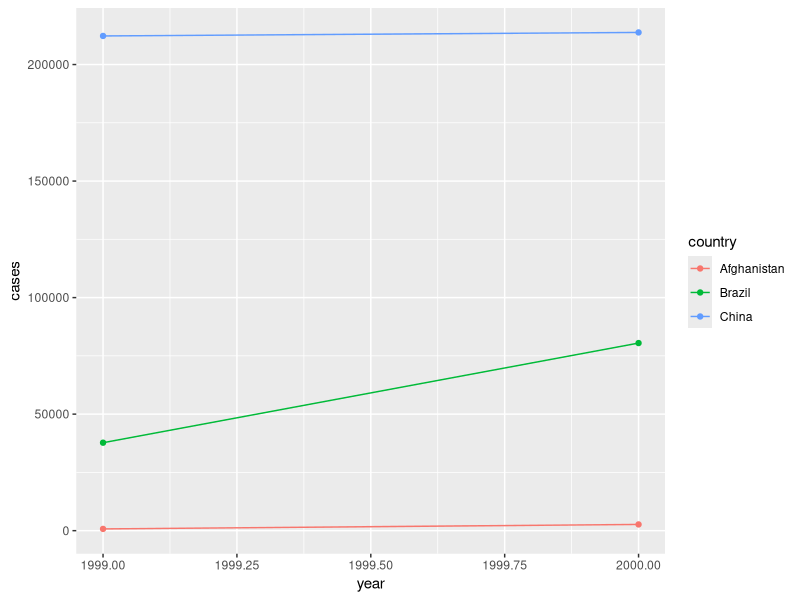

Reproduce this figure in R.
## ---- chunk 1
knitr::opts_chunk$set(echo = TRUE)
## ---- chunk 2
library(tidyverse)
## ---- chunk 3
table1
## ---- chunk 4
table2
## ---- chunk 5
table3
## ---- chunk 6
table4a
table4b
## ---- chunk 7
table1 %>%
  mutate(rate = cases/population*10000 )
## ---- chunk 8
table1 %>%
  group_by(year) %>%
  summarize(nCases = sum(cases))
## ---- chunk 9
table1 %>%
  ggplot(mapping = aes(x = year, y = cases, color = country)) +
  geom_point() +
  geom_line()
## ---- chunk 10
table4a
## ---- chunk 11
table4a %>%
  gather(`1999`, `2000`, key = "year", value = "cases")

# different new variable names
table4a %>%
  gather(`1999`, `2000`, key = "hello", value = "goodbye")

#without pipe
gather(data = table4a, `1999`, `2000`, key = "year", value = "cases")
## ---- chunk 12
table2
## ---- chunk 13
table2 %>%
  spread(key = "type", value = "count")
## ---- chunk 14
preg <- tribble(
  ~pregnant, ~male, ~female,
  "yes",     NA,    10,
  "no",      20,    12
)

preg

preg %>%
  gather(male, female, key = "sex", value = "count")
## ---- chunk 15
characteristics <- tibble(
  name   = c("Ann","Ann","Barbara","Barbara"),
  measure  = c("age", "height",  "age", "height"),
  value = c(45, 67, 32, 60)
)

characteristics

characteristics %>%
  spread(key = "measure", value = "value")
## ---- chunk 16
table3
## ---- chunk 17
table3 %>% 
  separate(rate, into = c("cases", "population"), sep="/")
## ---- chunk 18
table3 %>% 
  separate(rate, into = c("cases", "population"), sep="/")

table3 %>% 
  separate(rate, into = c("cases", "population"), sep="/", remove=FALSE)
## ---- chunk 19
table3 %>% 
  separate(year, into = c("century", "year"), sep=2)

table3 %>% 
  separate(country, into = c("abbrev", "extra"), sep=3)
## ---- chunk 20
table_century <- table3 %>% 
  separate(year, into = c("century", "year"), sep=2)

table_century
## ---- chunk 21
table_century %>% 
  unite(year, century, year, sep = "")

table_century %>% 
  unite(year_combined, century, year, sep = "")

table_century %>% 
  unite(year_combined, century, year, sep = "--")
## ---- chunk 22
who1 <- who %>% 
  gather(new_sp_m014:newrel_f65, key = "key", value = "cases", na.rm = TRUE)
who1
## ---- chunk 23

who1 %>%
  group_by(key) %>%
  summarize(n=n()) %>%
  as.data.frame()

who2 <- who1 %>% 
  mutate(key = stringr::str_replace(key, "newrel", "new_rel"))
who2
## ---- chunk 24
who3 <- who2 %>% 
  separate(key, into = c("new", "type", "sex_age"), sep = "_")
who3
## ---- chunk 25
who4 <- who3 %>% 
  separate(sex_age, into = c("sex", "age"), sep = 1)
who4
## ---- chunk 26


